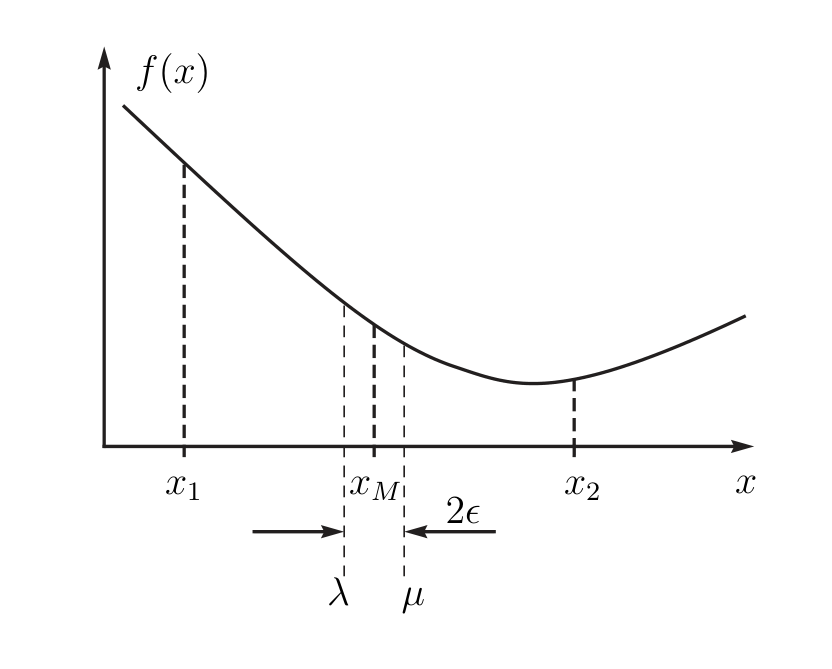
#> input picture BuscaDicotomica.png, 832 x 669 px
$ jupyter execute Otimizacao.ipynb
#> lines starting #> are read from the running program, lines starting #| are printed output that depends on the picture
# <center>Métodos de Otimização de Sistemas Mecânicos - IM380</center>
# <center> Arthur França Martins </center>

___

Cada solução de capítulo será feita em um tópico separado, no entanto, será necessário rodar o primeiro bloco de *Imports* para importar as bibliotecas empregadas na solução dos problemas.

[cell 1]
#Import de bibliotecas utilizadas no decorrer dos exercícios

from PIL import Image
import numpy as np
import matplotlib.pyplot as plt

# Capítulo 3 - Minimização Irrestrita Univariável

## Funções Básicas

Antes de iniciar a programação dos exercícios, criar-se-á funções gerais que serão empresadas pelos exercícios a seguir. A função $f$ consiste em uma função que gera polinômios.

[cell 2]
def f(x,coeficientes):
    '''
    RECEBE UM PONTO X E UMA LISTA DE COEFICIENTES E RETORNA O POLINÔMIO CALCULADO NO PONTO X
    '''
    polinomio = 0
    for count in range(len(coeficientes)):
        polinomio += coeficientes[count] * x ** count
    return (polinomio)

A função $grafico()$ consiste apenas em um plot de gráfico customizado visando evitar repetição de tal bloco ao longo desta solução.

[cell 3]
def Grafico(min, max, coeficientes, funcao = f):
    '''
    RECEBE UM PONTO MÍNIMO, UM MÁXIMO, UMA FUNÇÃO POLINOMIAL E SEUS COEFICIENTES E RETORNA O GRÁFICO DA FUNÇÃO
    '''
    x = np.arange(min,max,0.1)
    plt.figure(figsize=(3, 3))
    plt.plot(x,funcao(x,coeficientes))
    plt.xlabel("X")
    plt.ylabel("f(x)")
    plt.grid()

A função $TermoFibonacci()$ cuja função consiste em retornar o valor de um termo da sequência de Fibonacci *e.g.* o valor $10$ retorna o 10° termo da sequência de valor $55$.

[cell 4]
def TermoFibonacci(termo):
    '''
    RECEBE A POSIÇÃO DE UM TERMO DA SEQUÊNCIA DE FIBONACCI E RETORNA O VALOR CORRESPONDENTE
    '''
    if (termo==1) or (termo==2):
        return 1
    else:
        ultimo = 1
        penultimo = 1
        count=3
        while count <= termo:
            atual = ultimo + penultimo
            ultimo = penultimo
            penultimo = atual
            count += 1
        return atual

Para resolver os algorítimo que envolvem derivadas duas funções se fazem necessárias, a $PrimeiraDerivada()$ que consiste no cálculo da derivada primeira e a $SegundaDerivada()$ que calcula a segunda derivada.

[cell 5]
def PrimeiraDerivada(x,coeficientes,h,funcao = f):
    '''
    RECEBE UM PONTO X, COEFICIENTES DE UM POLINÔMIO E O INCREMENTO H E RETORNA A PRIMEIRA DERIVADA NO PONTO X
    '''
    incremento = x + h
    decremento = x - h
    return ((funcao(incremento,coeficientes) - funcao(decremento,coeficientes))/(2*h))

def SegundaDerivada(x,coeficientes,h,funcao = f):
    '''
    RECEBE UM PONTO X, COEFICIENTES DE UM POLINÔMIO E O INCREMENTO H E RETORNA A SEGUNDA DERIVADA NO PONTO X
    '''
    incremento = x + h
    decremento = x - h
    return ((funcao(incremento,coeficientes) - 2*funcao(x,coeficientes) + funcao(decremento,coeficientes))/(h**2))

## 3.1 Busca Dicotômica

O primeiro exercício consiste em formular o algorítimo para o método supracitado

[cell 6]
Image.open("BuscaDicotomica.png").resize((350,300))

O método da busca dicotômica consiste na divisão do intervalo de incerteza $[x1, x2]$ ao meio a cada iteração.

O ponto médio do intervalo é dado pela Equação (1).

\begin{equation}
    x_m = \dfrac{x_2 + x_1}{2}
\end{equation}

A função *encontrarMinimo* aplica o método da busca dicotômica bem como plota o gráfico da função fornecida e ainda sinaliza no gráfico as tentativas executadas.

[cell 7]
def BuscaDicotomica(x1, x2, coeficientes, erro, funcao = f, max_iteracoes=100):
    '''
    RECEBE DOIS VALORES, UMA LISTA DE COEFICIENTES E UM ERRO MÁXIMO E RETORNA O VALOR CORRESPONDENTE AO MÍNIMO DA FUNÇÃO
    UTILIZANDO A BUSCA DICOTÔMICA
    '''
#> called with x1 = -3, x2 = 5, erro = 0.001, max_iteracoes = 100

    Grafico(x1, x2, coeficientes)
    plt.title("Busca Dicotômica")

    iteracoes = 1
    while abs(x1 - x2) >= 1.2*erro or (iteracoes < max_iteracoes):
        xm = (x1+x2)/2
        xMu = xm + erro/2
        xLambda = xm - erro/2

        f_mu = funcao(xMu,coeficientes)
        f_lambda = funcao(xLambda,coeficientes)

        if f_mu > f_lambda:
            x2 = xMu
        elif f_mu < f_lambda:
            x1 = xLambda
        iteracoes += 1

        plt.plot(xm,funcao(xm,coeficientes),'o')

    return (x1+x2)/2

O bloco abaixo possui apenas uma chamada simples da função *BuscaDicotomica*

[cell 8]
coeficientes = [16, -32, 24, -8, 1]
x1 = -3
x2 = 5
erro = 0.001

BuscaDicotomica(x1,x2,coeficientes,erro)
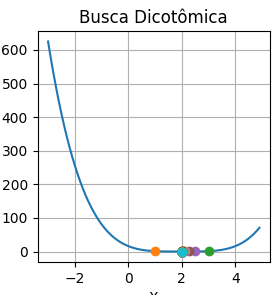
#> figure drawn by matplotlib, 1 panel; curve peaks at x = -3, y = 625

## 3.2 Busca Busca dicotômica usando a primeira derivada

[cell 9]
Image.open("BuscaDicotomicaDerivada.png").resize((350,300))
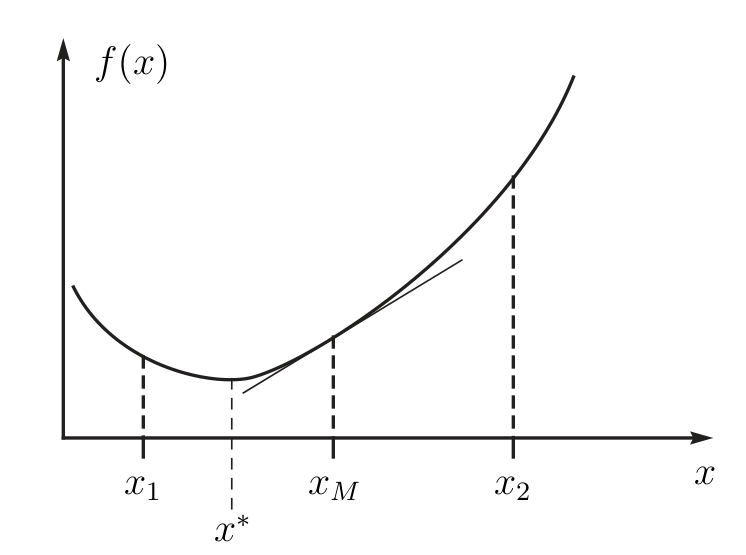
#> input picture BuscaDicotomicaDerivada.png, 746 x 555 px
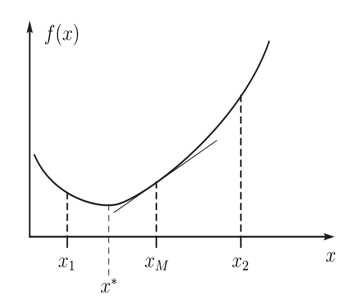
#> Out: PIL image 350x300 RGB; mean R, G, B 250.2, 250.2, 250.2

A função *BuscaDicotomicaDerivada* aplica o método da busca de Dicotômica empregando a primeira derivada bem como plota o gráfico da função fornecida e ainda sinaliza no gráfico as tentativas executadas.

[cell 10]
def BuscaDicotomicaDerivada(x1, x2, coeficientes, erro, funcao = f, max_iteracoes=100):
    '''
    RECEBE DOIS VALORES, UMA LISTA DE COEFICIENTES E UM ERRO MÁXIMO E RETORNA O VALOR CORRESPONDENTE AO MÍNIMO DA FUNÇÃO
    UTILIZANDO A BUSCA DICOTÔMICA
    '''
#> called with x1 = -3, x2 = 5, erro = 0.001, max_iteracoes = 100
    Grafico(x1, x2, coeficientes)
    plt.title("Busca Dicotômica com a \nPrimeira Derivada")

    iteracoes = 1

    while abs(x1 - x2) >= 1.2*erro or (iteracoes < max_iteracoes):

        xm = (x1+x2)/2

        if PrimeiraDerivada(xm,coeficientes,h=0.00001) > 0:
            x2 = xm
        else:
            x1 = xm

        iteracoes += 1

        plt.plot(xm,funcao(xm,coeficientes),'o')

    return (x1+x2)/2

Bloco abaixo apenas chama a função para verificar seu funcionamento

[cell 11]
coeficientes = [16, -32, 24, -8, 1]
x1 = -3
x2 = 5
erro = 0.001
termoFibonacci = 100

BuscaDicotomicaDerivada(x1,x2,coeficientes,erro)
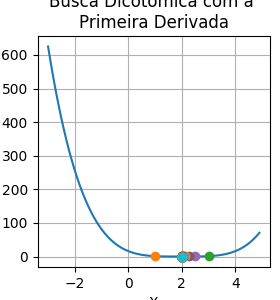
#> figure drawn by matplotlib, 1 panel; curve peaks at x = -3, y = 625

## 3.3 Busca de Fibonacci

A sequência de Fibonacci é dada por ${1, 1, 2, 3, 5, 8, 13, . . ., F_{n-2}, F_{n-1}, (F_{n-2}+ F_{n-1}), . . .}$, ou seja $Fn = F_{n-2} + F_{n-1}$, com $n$ = 3, 4, . . . e $F1$ = $F2$ = 1. Considere o intervalo inicial dado por [$a1$, $b1$] e a notação ilustrada na Figura abaixo.

[cell 12]
Image.open("BuscaFibonacci.png").resize((350,300))
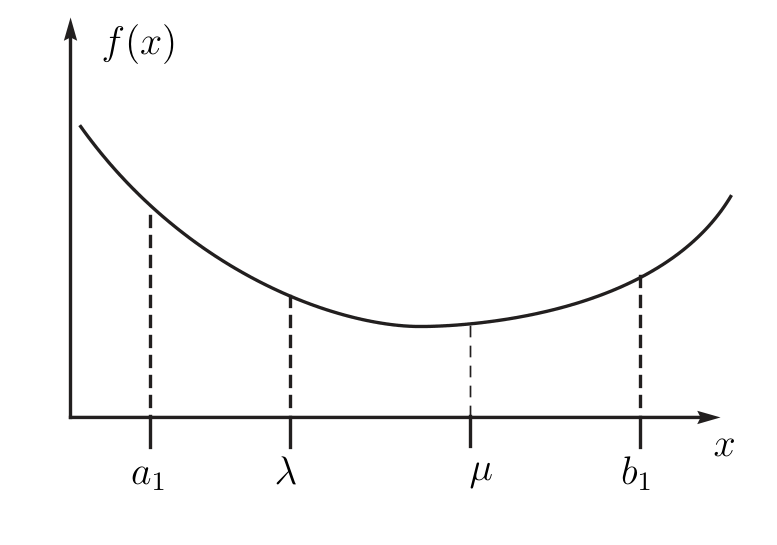
#> input picture BuscaFibonacci.png, 777 x 545 px
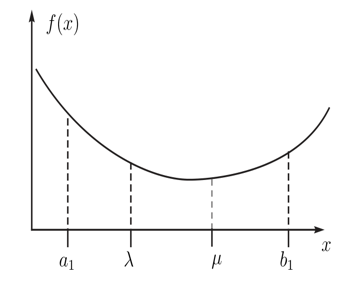
#> Out: PIL image 350x300 RGB; mean R, G, B 250.2, 250.2, 250.2

A função *BuscaFibonacci* aplica o método da busca de Fibonacci bem como plota o gráfico da função fornecida e ainda sinaliza no gráfico as tentativas executadas.

[cell 13]
def BuscaFibonacci(x1, x2, coeficientes, termoFib, erro, funcao = f):
    '''
    RECEBE DOIS VALORES, UMA LISTA DE COEFICIENTES E UM ERRO MÁXIMO E RETORNA O VALOR CORRESPONDENTE AO MÍNIMO DA FUNÇÃO
    UTILIZANDO A BUSCA DICOTÔMICA
    '''
#> called with x1 = -3, x2 = 5, termoFib = 100, erro = 0.001
    erro_parada = 1.2*erro

    Grafico(x1, x2, coeficientes)
    plt.title("Busca de Fibonacci")
    iteracoes = 1

    while (abs(x1-x2)>=erro_parada and (termoFib-iteracoes)>=3):

        xm = (x1+x2)/2

        aux = termoFib-iteracoes
        FibNKMINUS1 = TermoFibonacci(aux-1)
        FibNK = TermoFibonacci(aux)
        FibNKPLUS1 = TermoFibonacci(aux+1)

        Xmu = x1 + (FibNK/FibNKPLUS1)*(x2-x1)
        Xlambda = x1 + (FibNKMINUS1/FibNKPLUS1)*(x2-x1)

        if funcao(Xmu,coeficientes) > funcao(Xlambda,coeficientes):
            x2 = Xmu
        elif funcao(Xmu,coeficientes) < funcao(Xlambda,coeficientes):
            x1 = Xlambda
        iteracoes += 1

        plt.plot(xm,funcao(xm,coeficientes),'o')

    return (x1+x2)/2

Bloco abaixo apenas chama a função para verificar seu funcionamento

[cell 14]
coeficientes = [16, -32, 24, -8, 1]
x1 = -3
x2 = 5
erro = 0.001
termoFibonacci = 100

BuscaFibonacci(x1,x2,coeficientes,termoFibonacci,erro)
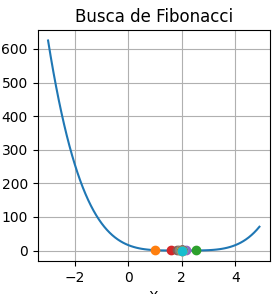
#> figure drawn by matplotlib, 1 panel; curve peaks at x = -3, y = 625

## 3.4 Método de Newton

O método de *Newton* minimiza, em cada iteração, a aproximação pela razão entre derivada primeira e segunda da função objetivo

[cell 15]
def MetodoNewton(x, coeficientes, erro, funcao = f, max_iteracoes=100):
    '''
    RECEBE DOIS VALORES, UMA LISTA DE COEFICIENTES E UM ERRO MÁXIMO E RETORNA O VALOR CORRESPONDENTE AO MÍNIMO DA FUNÇÃO
    UTILIZANDO A BUSCA DICOTÔMICA
    '''
#> called with x = 5, erro = 0.001, max_iteracoes = 100
    erro_parada = 1.2*erro

    iterador = 1

    while (iterador <= max_iteracoes):

        X_kplus1 = x - (PrimeiraDerivada(x, coeficientes,h=0.0001)/SegundaDerivada(x, coeficientes,h=0.0001))

        if (abs(X_kplus1 - x) < erro_parada):
            break

        x = X_kplus1

    return (X_kplus1)

Bloco abaixo apenas chama a função para verificar seu funcionamento

[cell 16]
coeficientes = [16, -32, 24, -8, 1]
x = 5
erro = 0.001

MetodoNewton(x,coeficientes,erro)

## 3.5 Busca unidimensional por Ajuste Quadrático

[cell 17]
Image.open("AproximacaoQuadratica.png").resize((350,300))
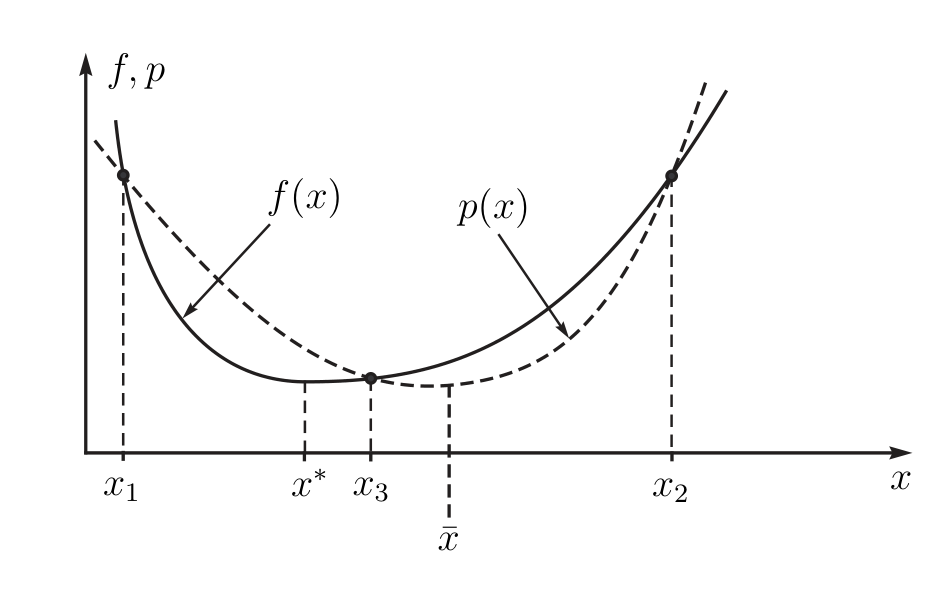
#> input picture AproximacaoQuadratica.png, 937 x 593 px
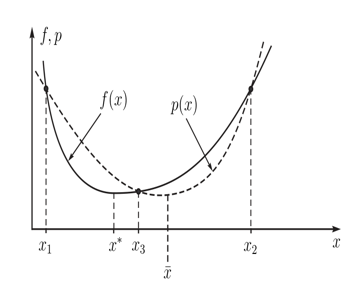
#> Out: PIL image 350x300 RGB; mean R, G, B 249.4, 249.4, 249.4

Na busca quadrática três pontos conhecidos são interpolados gerando uma função quadrática que é minimizada a cada iteração. Estes três pontos são da forma $(x_1, f(x_1) = f_1)$, $(x_2, f(x_2) = f_2)$ e $(x_3, f(x_3) = f_3)$

[cell 18]
def AjusteQuadratico(x_1, x_3, x_2, coeficientes, erro, funcao = f, max_iteracoes=100):
    '''
    RECEBE DOIS VALORES, UMA LISTA DE COEFICIENTES E UM ERRO MÁXIMO E RETORNA O VALOR CORRESPONDENTE AO MÍNIMO DA FUNÇÃO
    UTILIZANDO A BUSCA DICOTÔMICA
    '''
#> called with x_1 = -3, x_3 = 1, x_2 = 5, erro = 0.001, max_iteracoes = 100

    Grafico(x1, x2, coeficientes)
    plt.title("Busca de Unidimensional \npor Ajuste Quadrático")

    erro_parada = 1.2*erro

    iterador = 1

    f_1 = funcao(x_1,coeficientes)
    f_2 = funcao(x_2,coeficientes)
    f_3 = funcao(x_3,coeficientes)

    dp_x = 0.5*(((x_2**2 - x_3**2)*f_1 + (x_3**2 - x_1**2)*f_2 + (x_1**2 - x_2**2)*f_3)/((x_2-x_3)*f_1 + (x_3-x_1)*f_2 + (x_1-x_2)*f_3))

    #ddp_x = ((x_2-x_3)*f_1 + (x_3-x_1)*f_2 + (x_1-x_2)*f_3)/((x_2-x_3)*(x_3-x_1)*(x_1-x_2))

    while (PrimeiraDerivada(dp_x,coeficientes,h=0.00001)>=erro_parada) or (iterador <= max_iteracoes):

        f_1 = funcao(x_1,coeficientes)
        f_2 = funcao(x_2,coeficientes)
        f_3 = funcao(x_3,coeficientes)

        if x_3 < dp_x and dp_x < x_2:
            if funcao(dp_x,coeficientes) > funcao(x_3,coeficientes):
                x_2 = x_3
                x_3 = dp_x
            else:
                x_1 = dp_x
        elif x_3 < dp_x and dp_x < x_2:
            if funcao(dp_x,coeficientes) > funcao(x_3,coeficientes):
                x_2 = dp_x
            else:
                x_1 = x_3
                x_3 = dp_x

        dp_x = 0.5*(((x_2**2 - x_3**2)*f_1 + (x_3**2 - x_1**2)*f_2 + (x_1**2 - x_2**2)*f_3)/((x_2-x_3)*f_1 + (x_3-x_1)*f_2 + (x_1-x_2)*f_3))

        iterador += 1
        plt.plot(dp_x,funcao(dp_x,coeficientes),'o')

    return dp_x

Bloco abaixo apenas chama a função para verificar seu funcionamento

[cell 19]
coeficientes = [16, -32, 24, -8, 1]
x1 = -3
x2 = 5
x3 = (x1 + x2) / 2
erro = 0.001

AjusteQuadratico(x1,x3,x2,coeficientes,erro)
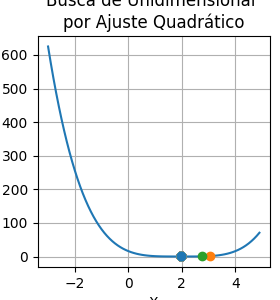
#> figure drawn by matplotlib, 1 panel; curve peaks at x = -3, y = 625

## Testes

[cell 20]
coeficientes = [16, -32, 24, -8, 1]
x1 = -3
x2 = 5
x = (x1 + x2)/2
erro = 0.001
termoFibonacci = 50

casas_decimais = 5


print(f'Mínimo com Busca Dicotômica: {round(BuscaDicotomica(x1,x2,coeficientes,erro),casas_decimais)}')
print(f'Mínimo com Busca Dicotômica com Primeira Derivada: {round(BuscaDicotomicaDerivada(x1,x2,coeficientes,erro),casas_decimais)}')
print(f'Mínimo com Busca de Fibonacci: {round(BuscaFibonacci(x1,x2,coeficientes,termoFibonacci,erro),casas_decimais)}')
print(f'Mínimo com Busca Pelo Método de Newton: {round(MetodoNewton(x,coeficientes,erro),casas_decimais)}')
print(f'Mínimo com Busca Pelo do Ajuste Quadrático: {round(AjusteQuadratico(x1,x,x2,coeficientes,erro),casas_decimais)}')
